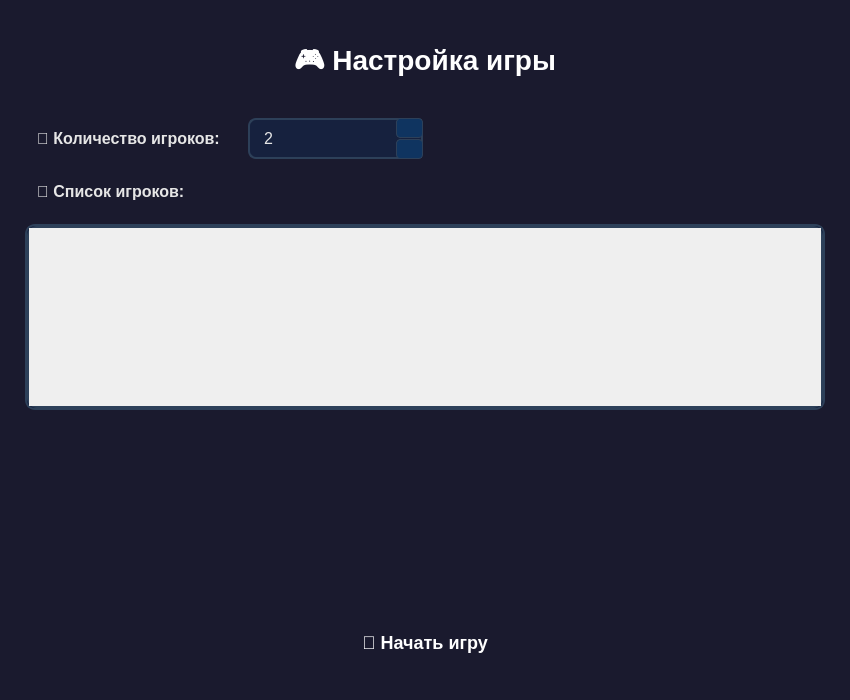
<?xml version="1.0" encoding="UTF-8"?>
<ui version="4.0">
 <class>MainWindow</class>
 <widget class="QMainWindow" name="MainWindow">
  <property name="geometry">
   <rect>
    <x>0</x>
    <y>0</y>
    <width>850</width>
    <height>700</height>
   </rect>
  </property>
  <property name="minimumSize">
   <size>
    <width>700</width>
    <height>550</height>
   </size>
  </property>
  <property name="styleSheet">
   <string notr="true">QMainWindow {
    background-color: #1a1a2e;
    font-family: 'Segoe UI', Arial, sans-serif;
}</string>
  </property>
  <property name="windowTitle">
   <string>Настройка игры</string>
  </property>
  <widget class="QWidget" name="centralwidget">
   <layout class="QVBoxLayout" name="verticalLayout">
    <property name="spacing">
     <number>15</number>
    </property>
    <property name="leftMargin">
     <number>25</number>
    </property>
    <property name="topMargin">
     <number>25</number>
    </property>
    <property name="rightMargin">
     <number>25</number>
    </property>
    <property name="bottomMargin">
     <number>25</number>
    </property>
    <item>
     <widget class="QLabel" name="titleLabel">
      <property name="styleSheet">
       <string notr="true">QLabel {
    color: white;
    font-size: 28px;
    font-weight: bold;
    padding: 15px;
    background: qlineargradient(x1:0, y1:0, x2:1, y2:0,
        stop:0 #3498db, stop:1 #2ecc71);
    border-radius: 10px;
}</string>
      </property>
      <property name="text">
       <string>🎮 Настройка игры</string>
      </property>
      <property name="alignment">
       <set>Qt::AlignCenter</set>
      </property>
     </widget>
    </item>
    <item>
     <layout class="QHBoxLayout" name="horizontalLayout">
      <item>
       <widget class="QLabel" name="playerCountLabel">
        <property name="styleSheet">
         <string notr="true">QLabel {
    font-size: 16px;
    font-weight: 600;
    color: #e6e6e6;
    padding: 8px;
}</string>
        </property>
        <property name="text">
         <string>👥 Количество игроков:</string>
        </property>
       </widget>
      </item>
      <item>
       <widget class="QSpinBox" name="playerCountSpinBox">
        <property name="minimum">
         <number>1</number>
        </property>
        <property name="maximum">
         <number>20</number>
        </property>
        <property name="value">
         <number>2</number>
        </property>
        <property name="styleSheet">
         <string notr="true">QSpinBox {
    border: 2px solid #2d4059;
    border-radius: 8px;
    padding: 8px 12px;
    font-size: 16px;
    background-color: #16213e;
    min-width: 120px;
    color: #e6e6e6;
    selection-background-color: #3498db;
    selection-color: white;
}
QSpinBox::up-button, QSpinBox::down-button {
    width: 25px;
    border-radius: 4px;
    border: 1px solid #2d4059;
    background-color: #0f3460;
}
QSpinBox::up-button {
    subcontrol-position: top right;
    subcontrol-origin: border;
}
QSpinBox::down-button {
    subcontrol-position: bottom right;
    subcontrol-origin: border;
}
QSpinBox::up-button:hover, QSpinBox::down-button:hover {
    background-color: #2d4059;
}
QSpinBox::up-button:pressed, QSpinBox::down-button:pressed {
    background-color: #1a1a2e;
}
QSpinBox::up-arrow {
    image: url(D:/Projects_C++/HistoryGame/assets/up.png);
    width: 16px;
    height: 16px;
}
QSpinBox::down-arrow {
    image: url(D:/Projects_C++/HistoryGame/assets/down.png);
    width: 16px;
    height: 16px;
}</string>
        </property>
       </widget>
      </item>
      <item>
       <spacer name="horizontalSpacer">
        <property name="orientation">
         <enum>Qt::Horizontal</enum>
        </property>
        <property name="sizeHint" stdset="0">
         <size>
          <width>40</width>
          <height>20</height>
         </size>
        </property>
       </spacer>
      </item>
     </layout>
    </item>
    <item>
     <widget class="QLabel" name="playersListLabel">
      <property name="styleSheet">
       <string notr="true">QLabel {
    font-size: 16px;
    font-weight: 600;
    color: #e6e6e6;
    padding: 8px;
}</string>
      </property>
      <property name="text">
       <string>📝 Список игроков:</string>
      </property>
     </widget>
    </item>
    <item>
     <widget class="QFrame" name="frame">
      <property name="minimumHeight">
       <number>350</number>
      </property>
      <property name="frameShape">
       <enum>QFrame::StyledPanel</enum>
      </property>
      <property name="frameShadow">
       <enum>QFrame::Raised</enum>
      </property>
      <property name="styleSheet">
       <string notr="true">QFrame {
    background-color: #16213e;
    border-radius: 10px;
    border: 2px solid #2d4059;
}</string>
      </property>
      <layout class="QVBoxLayout" name="verticalLayout_2">
       <property name="spacing">
        <number>0</number>
       </property>
       <property name="margin">
        <number>0</number>
       </property>
       <item>
        <widget class="QScrollArea" name="scrollArea">
         <property name="frameShape">
          <enum>QFrame::NoFrame</enum>
         </property>
         <property name="frameShadow">
          <enum>QFrame::Plain</enum>
         </property>
         <property name="widgetResizable">
          <bool>true</bool>
         </property>
         <property name="styleSheet">
          <string notr="true">QScrollArea {
    border: none;
    background: transparent;
}
QScrollArea > QWidget > QWidget {
    background: transparent;
}
QScrollBar:vertical {
    border: none;
    background: #1a1a2e;
    width: 12px;
    border-radius: 6px;
    margin: 2px;
}
QScrollBar::handle:vertical {
    background: #2d4059;
    border-radius: 6px;
    min-height: 30px;
}
QScrollBar::handle:vertical:hover {
    background: #0f3460;
}
QScrollBar::add-line:vertical, QScrollBar::sub-line:vertical {
    border: none;
    background: none;
    height: 0px;
}
QScrollBar::add-page:vertical, QScrollBar::sub-page:vertical {
    background: none;
}</string>
         </property>
         <widget class="QWidget" name="scrollAreaWidgetContents">
          <property name="geometry">
           <rect>
            <x>0</x>
            <y>0</y>
            <width>776</width>
            <height>375</height>
           </rect>
          </property>
          <layout class="QVBoxLayout" name="playersLayout">
           <property name="spacing">
            <number>10</number>
           </property>
           <property name="leftMargin">
            <number>15</number>
           </property>
           <property name="topMargin">
            <number>15</number>
           </property>
           <property name="rightMargin">
            <number>15</number>
           </property>
           <property name="bottomMargin">
            <number>15</number>
           </property>
           <item>
            <spacer name="verticalSpacer">
             <property name="orientation">
              <enum>Qt::Vertical</enum>
             </property>
             <property name="sizeHint" stdset="0">
              <size>
               <width>20</width>
               <height>40</height>
              </size>
             </property>
            </spacer>
           </item>
          </layout>
         </widget>
        </widget>
       </item>
      </layout>
     </widget>
    </item>
    <item>
     <spacer name="verticalSpacer_2">
      <property name="orientation">
       <enum>Qt::Vertical</enum>
      </property>
      <property name="sizeHint" stdset="0">
       <size>
        <width>20</width>
        <height>20</height>
       </size>
      </property>
     </spacer>
    </item>
    <item>
     <widget class="QPushButton" name="startGameButton">
      <property name="minimumSize">
       <size>
        <width>0</width>
        <height>55</height>
       </size>
      </property>
      <property name="styleSheet">
       <string notr="true">QPushButton {
    background: qlineargradient(x1:0, y1:0, x2:0, y2:1,
        stop:0 #2ecc71, stop:1 #27ae60);
    color: white;
    font-size: 18px;
    font-weight: bold;
    border: none;
    border-radius: 10px;
    padding: 12px;
    margin: 10px 5px;
}
QPushButton:hover {
    background: qlineargradient(x1:0, y1:0, x2:0, y2:1,
        stop:0 #27ae60, stop:1 #219653);
}
QPushButton:pressed {
    background: qlineargradient(x1:0, y1:0, x2:0, y2:1,
        stop:0 #219653, stop:1 #1e8449);
}
QPushButton:disabled {
    background: #2d4059;
    color: #7f8c8d;
}</string>
      </property>
      <property name="text">
       <string>🚀 Начать игру</string>
      </property>
     </widget>
    </item>
   </layout>
  </widget>
 </widget>
 <resources/>
 <connections/>
</ui>
